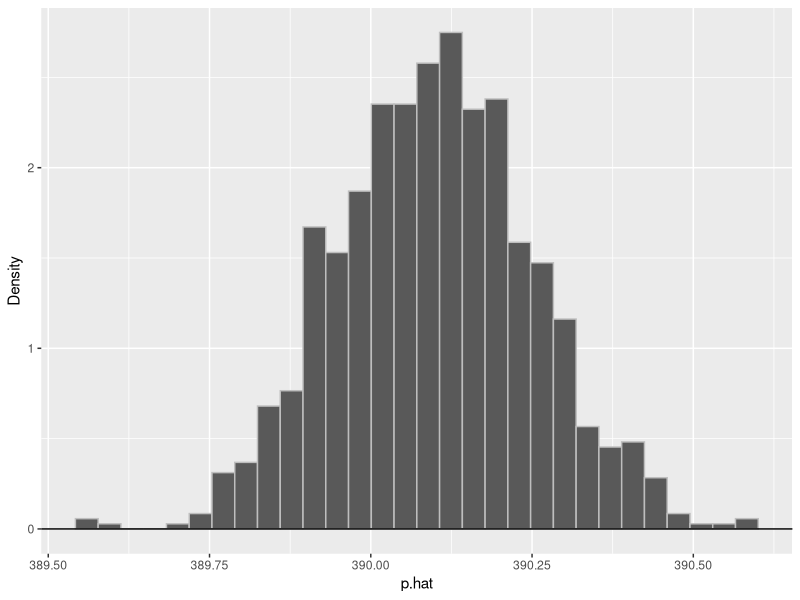

R code for this plot:
library(tidyverse)

#Part 1: Basic Simulation

sim.study <- rbinom(n=10000, size=1000, prob=0.39) #Random binom sample

data <- tibble(x = sim.study)
plot <- ggplot(data=data, aes(x = x)) +
  geom_histogram(
    aes(y = after_stat(density)), 
    bins = 30, 
    fill = "lightblue", 
    color = "blue",
    alpha = 0.5  # Add some transparency
  ) +
  geom_density(color = "red", linewidth = 1) +
  labs(
    title = bquote("Beta Distribution (α = " ~ .(alpha) ~ ", β = " ~ .(beta) ~ ")"),
    x = "Value",
    y = "Density"
  ) +
  theme_minimal()

#The graph is not skewed; the middle 95 percent of the graph as a range of 200

#Part 2: Perform Resampling

R <- 1000
resamples <- tibble(p.hat = numeric(R))
for( i in 1:R){
curr.resample <- sample(x = data$x,
                        size = nrow(data),
                        replace = T)
# compute the stat on the resample
resamples$p.hat[i] <- mean(curr.resample)
}

ggplot(resamples) + 
  geom_histogram(aes(x=p.hat, y=after_stat(density)),
                 bins = 30, 
                 color="grey")+
  geom_hline(yintercept=0)+
  xlab("p.hat")+
  ylab("Density")
